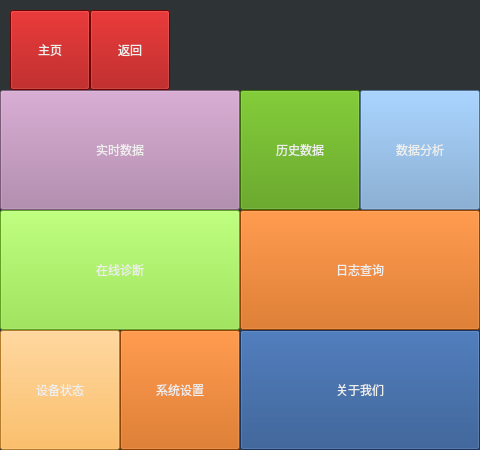
<?xml version="1.0" encoding="UTF-8"?>
<ui version="4.0">
 <class>FormMain</class>
 <widget class="QWidget" name="FormMain">
  <property name="geometry">
   <rect>
    <x>0</x>
    <y>0</y>
    <width>480</width>
    <height>450</height>
   </rect>
  </property>
  <property name="windowTitle">
   <string>Form</string>
  </property>
  <property name="styleSheet">
   <string notr="true">background-color: rgb(136, 138, 133);
background-color: rgb(46, 52, 54);</string>
  </property>
  <widget class="QWidget" name="widget" native="true">
   <property name="geometry">
    <rect>
     <x>0</x>
     <y>0</y>
     <width>480</width>
     <height>450</height>
    </rect>
   </property>
   <property name="styleSheet">
    <string notr="true">background-color: rgb(136, 138, 133);
background-color: rgb(46, 52, 54);</string>
   </property>
   <widget class="QPushButton" name="pushButton_last">
    <property name="geometry">
     <rect>
      <x>90</x>
      <y>10</y>
      <width>80</width>
      <height>80</height>
     </rect>
    </property>
    <property name="styleSheet">
     <string notr="true">background-color: rgb(164, 0, 0);
color: rgb(238, 238, 236);</string>
    </property>
    <property name="text">
     <string>返回</string>
    </property>
   </widget>
   <widget class="QPushButton" name="pushButton_main">
    <property name="geometry">
     <rect>
      <x>10</x>
      <y>10</y>
      <width>80</width>
      <height>80</height>
     </rect>
    </property>
    <property name="styleSheet">
     <string notr="true">background-color: rgb(164, 0, 0);
color: rgb(238, 238, 236);</string>
    </property>
    <property name="text">
     <string>主页</string>
    </property>
   </widget>
   <widget class="QPushButton" name="pushButton_3">
    <property name="geometry">
     <rect>
      <x>0</x>
      <y>90</y>
      <width>240</width>
      <height>120</height>
     </rect>
    </property>
    <property name="styleSheet">
     <string notr="true">background-color: rgb(173, 127, 168);
color: rgb(238, 238, 236);</string>
    </property>
    <property name="text">
     <string>实时数据</string>
    </property>
   </widget>
   <widget class="QPushButton" name="pushButton_history">
    <property name="geometry">
     <rect>
      <x>240</x>
      <y>90</y>
      <width>120</width>
      <height>120</height>
     </rect>
    </property>
    <property name="styleSheet">
     <string notr="true">background-color: rgb(233, 185, 110);
background-color: rgb(78, 154, 6);
color: rgb(238, 238, 236);</string>
    </property>
    <property name="text">
     <string>历史数据</string>
    </property>
   </widget>
   <widget class="QPushButton" name="pushButton_analysis">
    <property name="geometry">
     <rect>
      <x>360</x>
      <y>90</y>
      <width>120</width>
      <height>120</height>
     </rect>
    </property>
    <property name="styleSheet">
     <string notr="true">background-color: rgb(114, 159, 207);
color: rgb(238, 238, 236);</string>
    </property>
    <property name="text">
     <string>数据分析</string>
    </property>
   </widget>
   <widget class="QPushButton" name="pushButton_online">
    <property name="geometry">
     <rect>
      <x>0</x>
      <y>210</y>
      <width>240</width>
      <height>120</height>
     </rect>
    </property>
    <property name="styleSheet">
     <string notr="true">background-color: rgb(138, 226, 52);
color: rgb(238, 238, 236);</string>
    </property>
    <property name="text">
     <string>在线诊断</string>
    </property>
   </widget>
   <widget class="QPushButton" name="pushButton_query">
    <property name="geometry">
     <rect>
      <x>240</x>
      <y>210</y>
      <width>240</width>
      <height>120</height>
     </rect>
    </property>
    <property name="styleSheet">
     <string notr="true">background-color: rgb(252, 233, 79);
background-color: rgb(206, 92, 0);
color: rgb(238, 238, 236);</string>
    </property>
    <property name="text">
     <string>日志查询</string>
    </property>
   </widget>
   <widget class="QPushButton" name="pushButton_state">
    <property name="geometry">
     <rect>
      <x>0</x>
      <y>330</y>
      <width>120</width>
      <height>120</height>
     </rect>
    </property>
    <property name="styleSheet">
     <string notr="true">background-color: rgb(252, 175, 62);
color: rgb(238, 238, 236);</string>
    </property>
    <property name="text">
     <string>设备状态</string>
    </property>
   </widget>
   <widget class="QPushButton" name="pushButton_setting">
    <property name="geometry">
     <rect>
      <x>120</x>
      <y>330</y>
      <width>120</width>
      <height>120</height>
     </rect>
    </property>
    <property name="styleSheet">
     <string notr="true">background-color: rgb(206, 92, 0);
color: rgb(238, 238, 236);</string>
    </property>
    <property name="text">
     <string>系统设置</string>
    </property>
   </widget>
   <widget class="QPushButton" name="pushButton_about">
    <property name="geometry">
     <rect>
      <x>240</x>
      <y>330</y>
      <width>240</width>
      <height>120</height>
     </rect>
    </property>
    <property name="styleSheet">
     <string notr="true">background-color: rgb(32, 74, 135);
color: rgb(238, 238, 236);</string>
    </property>
    <property name="text">
     <string>关于我们</string>
    </property>
   </widget>
  </widget>
 </widget>
 <resources/>
 <connections/>
</ui>
